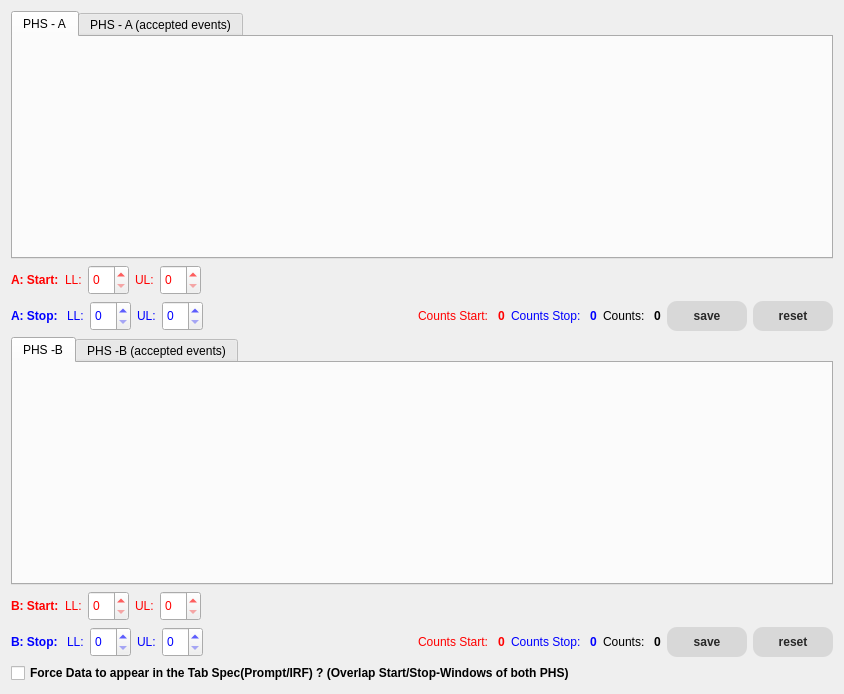
      <widget class="QWidget" name="tab_2">
       <attribute name="title">
        <string>PHS</string>
       </attribute>
       <layout class="QVBoxLayout" name="verticalLayout_43">
        <item>
         <widget class="QTabWidget" name="tabWidget_9">
          <property name="currentIndex">
           <number>0</number>
          </property>
          <widget class="QWidget" name="tab_20">
           <attribute name="title">
            <string>PHS - A</string>
           </attribute>
           <layout class="QVBoxLayout" name="verticalLayout_4">
            <item>
             <widget class="plot2DXWidget" name="widget_phs_A" native="true">
              <property name="minimumSize">
               <size>
                <width>800</width>
                <height>200</height>
               </size>
              </property>
             </widget>
            </item>
           </layout>
          </widget>
          <widget class="QWidget" name="tab_21">
           <attribute name="title">
            <string>PHS - A (accepted events)</string>
           </attribute>
           <layout class="QVBoxLayout" name="verticalLayout_6">
            <item>
             <widget class="plot2DXWidget" name="widget_phs_A_post" native="true"/>
            </item>
           </layout>
          </widget>
         </widget>
        </item>
        <item>
         <layout class="QHBoxLayout" name="horizontalLayout_7">
          <item>
           <widget class="QLabel" name="label_4">
            <property name="font">
             <font>
              <weight>75</weight>
              <bold>true</bold>
             </font>
            </property>
            <property name="styleSheet">
             <string notr="true">color: red</string>
            </property>
            <property name="text">
             <string>A: Start:</string>
            </property>
           </widget>
          </item>
          <item>
           <widget class="QLabel" name="label_7">
            <property name="styleSheet">
             <string notr="true">color: red</string>
            </property>
            <property name="text">
             <string>LL:</string>
            </property>
           </widget>
          </item>
          <item>
           <widget class="QSpinBox" name="spinBox_startMinA">
            <property name="minimumSize">
             <size>
              <width>0</width>
              <height>30</height>
             </size>
            </property>
            <property name="styleSheet">
             <string notr="true">color: red</string>
            </property>
           </widget>
          </item>
          <item>
           <widget class="QLabel" name="label_8">
            <property name="styleSheet">
             <string notr="true">color: red</string>
            </property>
            <property name="text">
             <string>UL:</string>
            </property>
           </widget>
          </item>
          <item>
           <widget class="QSpinBox" name="spinBox_startMaxA">
            <property name="minimumSize">
             <size>
              <width>0</width>
              <height>30</height>
             </size>
            </property>
            <property name="styleSheet">
             <string notr="true">color: red</string>
            </property>
           </widget>
          </item>
          <item>
           <spacer name="horizontalSpacer_6">
            <property name="orientation">
             <enum>Qt::Horizontal</enum>
            </property>
            <property name="sizeHint" stdset="0">
             <size>
              <width>40</width>
              <height>20</height>
             </size>
            </property>
           </spacer>
          </item>
         </layout>
        </item>
        <item>
         <layout class="QHBoxLayout" name="horizontalLayout_9">
          <item>
           <widget class="QLabel" name="label_12">
            <property name="font">
             <font>
              <weight>75</weight>
              <bold>true</bold>
             </font>
            </property>
            <property name="styleSheet">
             <string notr="true">color: blue</string>
            </property>
            <property name="text">
             <string>A: Stop: </string>
            </property>
           </widget>
          </item>
          <item>
           <widget class="QLabel" name="label_13">
            <property name="styleSheet">
             <string notr="true">color: blue</string>
            </property>
            <property name="text">
             <string>LL:</string>
            </property>
           </widget>
          </item>
          <item>
           <widget class="QSpinBox" name="spinBox_stopMinA">
            <property name="minimumSize">
             <size>
              <width>0</width>
              <height>30</height>
             </size>
            </property>
            <property name="styleSheet">
             <string notr="true">color: blue</string>
            </property>
           </widget>
          </item>
          <item>
           <widget class="QLabel" name="label_14">
            <property name="styleSheet">
             <string notr="true">color: blue</string>
            </property>
            <property name="text">
             <string>UL:</string>
            </property>
           </widget>
          </item>
          <item>
           <widget class="QSpinBox" name="spinBox_stopMaxA">
            <property name="minimumSize">
             <size>
              <width>0</width>
              <height>30</height>
             </size>
            </property>
            <property name="styleSheet">
             <string notr="true">color: blue</string>
            </property>
           </widget>
          </item>
          <item>
           <spacer name="horizontalSpacer_7">
            <property name="orientation">
             <enum>Qt::Horizontal</enum>
            </property>
            <property name="sizeHint" stdset="0">
             <size>
              <width>40</width>
              <height>20</height>
             </size>
            </property>
           </spacer>
          </item>
          <item>
           <widget class="QLabel" name="label_23">
            <property name="styleSheet">
             <string notr="true">color: red</string>
            </property>
            <property name="text">
             <string>Counts Start: </string>
            </property>
           </widget>
          </item>
          <item>
           <widget class="QLabel" name="label_countsStartA">
            <property name="font">
             <font>
              <weight>75</weight>
              <bold>true</bold>
             </font>
            </property>
            <property name="styleSheet">
             <string notr="true">Color: red</string>
            </property>
            <property name="text">
             <string>0</string>
            </property>
           </widget>
          </item>
          <item>
           <widget class="QLabel" name="label_19">
            <property name="styleSheet">
             <string notr="true">Color: blue
</string>
            </property>
            <property name="text">
             <string>Counts Stop: </string>
            </property>
           </widget>
          </item>
          <item>
           <widget class="QLabel" name="label_countsStopA">
            <property name="font">
             <font>
              <weight>75</weight>
              <bold>true</bold>
             </font>
            </property>
            <property name="styleSheet">
             <string notr="true">Color: blue</string>
            </property>
            <property name="text">
             <string>0</string>
            </property>
           </widget>
          </item>
          <item>
           <widget class="QLabel" name="label_20">
            <property name="text">
             <string>Counts: </string>
            </property>
           </widget>
          </item>
          <item>
           <widget class="QLabel" name="label_phsACounts">
            <property name="font">
             <font>
              <weight>75</weight>
              <bold>true</bold>
             </font>
            </property>
            <property name="text">
             <string>0</string>
            </property>
           </widget>
          </item>
          <item>
           <widget class="QPushButton" name="pushButton_savePHSA">
            <property name="minimumSize">
             <size>
              <width>80</width>
              <height>30</height>
             </size>
            </property>
            <property name="font">
             <font>
              <weight>75</weight>
              <bold>true</bold>
             </font>
            </property>
            <property name="styleSheet">
             <string notr="true">QPushButton {
border-style: flat;
background-color:  rgb(216,216,216); 
color: rgb(40,40,40);
border-radius: 10;
}

QPushButton:hover {
border-style: flat; 
background-color: rgb(160,160,160);
color: rgb(40,40,40);
border-radius: 5;
}

QPushButton:pressed {
border-style: flat; 
background-color: transparent;
color: rgb(40,40,40);
border-radius: 2;
border-color: black;
}</string>
            </property>
            <property name="text">
             <string>save</string>
            </property>
           </widget>
          </item>
          <item>
           <widget class="QPushButton" name="pushButton_resetA">
            <property name="minimumSize">
             <size>
              <width>80</width>
              <height>30</height>
             </size>
            </property>
            <property name="font">
             <font>
              <weight>75</weight>
              <bold>true</bold>
             </font>
            </property>
            <property name="styleSheet">
             <string notr="true">QPushButton {
border-style: flat;
background-color:  rgb(216,216,216); 
color: rgb(40,40,40);
border-radius: 10;
}

QPushButton:hover {
border-style: flat; 
background-color: rgb(160,160,160);
color: rgb(40,40,40);
border-radius: 5;
}

QPushButton:pressed {
border-style: flat; 
background-color: transparent;
color: rgb(40,40,40);
border-radius: 2;
border-color: black;
}</string>
            </property>
            <property name="text">
             <string>reset</string>
            </property>
           </widget>
          </item>
         </layout>
        </item>
        <item>
         <widget class="QTabWidget" name="tabWidget_10">
          <property name="currentIndex">
           <number>0</number>
          </property>
          <widget class="QWidget" name="tab_26">
           <attribute name="title">
            <string>PHS -B</string>
           </attribute>
           <layout class="QVBoxLayout" name="verticalLayout_5">
            <item>
             <widget class="plot2DXWidget" name="widget_phs_B" native="true">
              <property name="minimumSize">
               <size>
                <width>800</width>
                <height>200</height>
               </size>
              </property>
             </widget>
            </item>
           </layout>
          </widget>
          <widget class="QWidget" name="tab_27">
           <attribute name="title">
            <string>PHS -B (accepted events)</string>
           </attribute>
           <layout class="QVBoxLayout" name="verticalLayout_42">
            <item>
             <widget class="plot2DXWidget" name="widget_phs_B_post" native="true"/>
            </item>
           </layout>
          </widget>
         </widget>
        </item>
        <item>
         <layout class="QHBoxLayout" name="horizontalLayout_8">
          <item>
           <widget class="QLabel" name="label_9">
            <property name="font">
             <font>
              <weight>75</weight>
              <bold>true</bold>
             </font>
            </property>
            <property name="styleSheet">
             <string notr="true">color: red</string>
            </property>
            <property name="text">
             <string>B: Start:</string>
            </property>
           </widget>
          </item>
          <item>
           <widget class="QLabel" name="label_10">
            <property name="styleSheet">
             <string notr="true">color: red</string>
            </property>
            <property name="text">
             <string>LL:</string>
            </property>
           </widget>
          </item>
          <item>
           <widget class="QSpinBox" name="spinBox_startMinB">
            <property name="minimumSize">
             <size>
              <width>0</width>
              <height>30</height>
             </size>
            </property>
            <property name="styleSheet">
             <string notr="true">color: red</string>
            </property>
           </widget>
          </item>
          <item>
           <widget class="QLabel" name="label_11">
            <property name="styleSheet">
             <string notr="true">color: red</string>
            </property>
            <property name="text">
             <string>UL:</string>
            </property>
           </widget>
          </item>
          <item>
           <widget class="QSpinBox" name="spinBox_startMaxB">
            <property name="minimumSize">
             <size>
              <width>0</width>
              <height>30</height>
             </size>
            </property>
            <property name="styleSheet">
             <string notr="true">color: red</string>
            </property>
           </widget>
          </item>
          <item>
           <spacer name="horizontalSpacer_4">
            <property name="orientation">
             <enum>Qt::Horizontal</enum>
            </property>
            <property name="sizeHint" stdset="0">
             <size>
              <width>40</width>
              <height>20</height>
             </size>
            </property>
           </spacer>
          </item>
         </layout>
        </item>
        <item>
         <layout class="QHBoxLayout" name="horizontalLayout_10">
          <item>
           <widget class="QLabel" name="label_15">
            <property name="font">
             <font>
              <weight>75</weight>
              <bold>true</bold>
             </font>
            </property>
            <property name="styleSheet">
             <string notr="true">color: blue</string>
            </property>
            <property name="text">
             <string>B: Stop: </string>
            </property>
           </widget>
          </item>
          <item>
           <widget class="QLabel" name="label_16">
            <property name="styleSheet">
             <string notr="true">color: blue</string>
            </property>
            <property name="text">
             <string>LL:</string>
            </property>
           </widget>
          </item>
          <item>
           <widget class="QSpinBox" name="spinBox_stopMinB">
            <property name="minimumSize">
             <size>
              <width>0</width>
              <height>30</height>
             </size>
            </property>
            <property name="styleSheet">
             <string notr="true">color: blue</string>
            </property>
           </widget>
          </item>
          <item>
           <widget class="QLabel" name="label_17">
            <property name="styleSheet">
             <string notr="true">color: blue</string>
            </property>
            <property name="text">
             <string>UL:</string>
            </property>
           </widget>
          </item>
          <item>
           <widget class="QSpinBox" name="spinBox_stopMaxB">
            <property name="minimumSize">
             <size>
              <width>0</width>
              <height>30</height>
             </size>
            </property>
            <property name="styleSheet">
             <string notr="true">color: blue</string>
            </property>
           </widget>
          </item>
          <item>
           <spacer name="horizontalSpacer_5">
            <property name="orientation">
             <enum>Qt::Horizontal</enum>
            </property>
            <property name="sizeHint" stdset="0">
             <size>
              <width>40</width>
              <height>20</height>
             </size>
            </property>
           </spacer>
          </item>
          <item>
           <widget class="QLabel" name="label_28">
            <property name="styleSheet">
             <string notr="true">color: red</string>
            </property>
            <property name="text">
             <string>Counts Start: </string>
            </property>
           </widget>
          </item>
          <item>
           <widget class="QLabel" name="label_countsStartB">
            <property name="font">
             <font>
              <weight>75</weight>
              <bold>true</bold>
             </font>
            </property>
            <property name="styleSheet">
             <string notr="true">color: red</string>
            </property>
            <property name="text">
             <string>0</string>
            </property>
           </widget>
          </item>
          <item>
           <widget class="QLabel" name="label_26">
            <property name="styleSheet">
             <string notr="true">color: blue</string>
            </property>
            <property name="text">
             <string>Counts Stop: </string>
            </property>
           </widget>
          </item>
          <item>
           <widget class="QLabel" name="label_countsStopB">
            <property name="font">
             <font>
              <weight>75</weight>
              <bold>true</bold>
             </font>
            </property>
            <property name="styleSheet">
             <string notr="true">color: blue</string>
            </property>
            <property name="text">
             <string>0</string>
            </property>
           </widget>
          </item>
          <item>
           <widget class="QLabel" name="label_21">
            <property name="text">
             <string>Counts: </string>
            </property>
           </widget>
          </item>
          <item>
           <widget class="QLabel" name="label_phsBCounts">
            <property name="font">
             <font>
              <weight>75</weight>
              <bold>true</bold>
             </font>
            </property>
            <property name="text">
             <string>0</string>
            </property>
           </widget>
          </item>
          <item>
           <widget class="QPushButton" name="pushButton_savePHSB">
            <property name="minimumSize">
             <size>
              <width>80</width>
              <height>30</height>
             </size>
            </property>
            <property name="font">
             <font>
              <weight>75</weight>
              <bold>true</bold>
             </font>
            </property>
            <property name="styleSheet">
             <string notr="true">QPushButton {
border-style: flat;
background-color:  rgb(216,216,216); 
color: rgb(40,40,40);
border-radius: 10;
}

QPushButton:hover {
border-style: flat; 
background-color: rgb(160,160,160);
color: rgb(40,40,40);
border-radius: 5;
}

QPushButton:pressed {
border-style: flat; 
background-color: transparent;
color: rgb(40,40,40);
border-radius: 2;
border-color: black;
}</string>
            </property>
            <property name="text">
             <string>save</string>
            </property>
           </widget>
          </item>
          <item>
           <widget class="QPushButton" name="pushButton_resetB">
            <property name="minimumSize">
             <size>
              <width>80</width>
              <height>30</height>
             </size>
            </property>
            <property name="font">
             <font>
              <weight>75</weight>
              <bold>true</bold>
             </font>
            </property>
            <property name="styleSheet">
             <string notr="true">QPushButton {
border-style: flat;
background-color:  rgb(216,216,216); 
color: rgb(40,40,40);
border-radius: 10;
}

QPushButton:hover {
border-style: flat; 
background-color: rgb(160,160,160);
color: rgb(40,40,40);
border-radius: 5;
}

QPushButton:pressed {
border-style: flat; 
background-color: transparent;
color: rgb(40,40,40);
border-radius: 2;
border-color: black;
}</string>
            </property>
            <property name="text">
             <string>reset</string>
            </property>
           </widget>
          </item>
         </layout>
        </item>
        <item>
         <widget class="QCheckBox" name="checkBox_forceStopStopCoincindence">
          <property name="font">
           <font>
            <weight>75</weight>
            <bold>true</bold>
           </font>
          </property>
          <property name="styleSheet">
           <string notr="true">color: dark-blue</string>
          </property>
          <property name="text">
           <string>Force Data to appear in the Tab Spec(Prompt/IRF) ? (Overlap Start/Stop-Windows of both PHS)</string>
          </property>
         </widget>
        </item>
       </layout>
      </widget>
